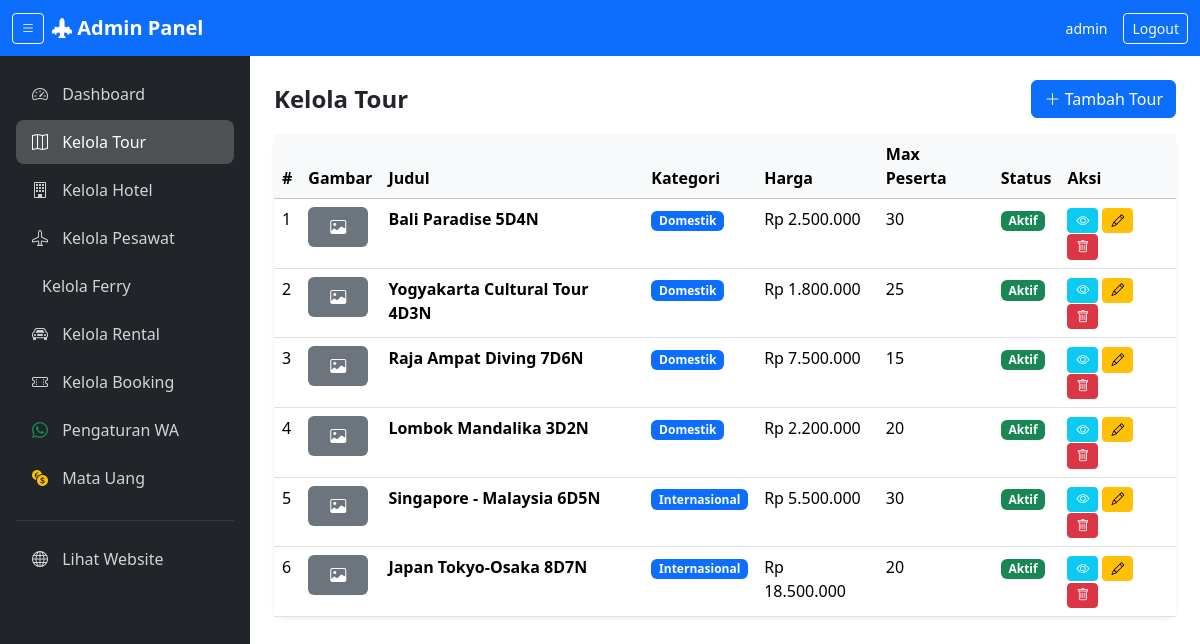
The app's page /admin/tours.php (signed in) with its own data.
### tables this page shows
CREATE TABLE IF NOT EXISTS tours (
    id INT AUTO_INCREMENT PRIMARY KEY,
    title VARCHAR(200) NOT NULL,
    slug VARCHAR(200) NOT NULL UNIQUE,
    category VARCHAR(100) NOT NULL,
    description TEXT,
    price DECIMAL(12,2) NOT NULL,
    price_currency VARCHAR(5) NOT NULL DEFAULT 'IDR',
    content_language VARCHAR(5) NOT NULL DEFAULT 'id',
    original_price DECIMAL(12,2) DEFAULT NULL,
    max_participants INT NOT NULL DEFAULT 20,
    rating DECIMAL(2,1) DEFAULT 4.8,
    total_reviews INT DEFAULT 0,
    cover_image VARCHAR(255) DEFAULT NULL,
    wiki_image VARCHAR(255) DEFAULT NULL,
    is_active TINYINT(1) NOT NULL DEFAULT 1,
    created_at TIMESTAMP DEFAULT CURRENT_TIMESTAMP,
    updated_at TIMESTAMP DEFAULT CURRENT_TIMESTAMP ON UPDATE CURRENT_TIMESTAMP
);

### includes/db.php (called while the page is built, shortened)
<?php
class Database {
    private static $instance = null;
    private $conn;
    private function __construct() {
        try {
            $dsn = "mysql:host=" . DB_HOST . ";dbname=" . DB_NAME . ";charset=utf8mb4";
            $this->conn = new PDO($dsn, DB_USER, DB_PASS);
            $this->conn->setAttribute(PDO::ATTR_ERRMODE, PDO::ERRMODE_EXCEPTION);
            $this->conn->setAttribute(PDO::ATTR_DEFAULT_FETCH_MODE, PDO::FETCH_ASSOC);
            $this->conn->setAttribute(PDO::ATTR_EMULATE_PREPARES, false);
        } catch (PDOException $e) {
            die("Koneksi database gagal: " . $e->getMessage());
        }
    }
    public static function getInstance() {
        if (self::$instance === null) {
            self::$instance = new self();
        }
        return self::$instance;
    }
    public function getConnection() {
        return $this->conn;
    }
}
function db() {
    return Database::getInstance()->getConnection();
}
?>

### includes/functions.php (called while the page is built, shortened)
<?php
function formatRupiah($angka) {
    return 'Rp ' . number_format($angka, 0, ',', '.');
}
function e($string) {
    return htmlspecialchars($string, ENT_QUOTES, 'UTF-8');
}
?>

### admin/tours.php (the view, shortened to what this page needs)
<?php
require_once '../includes/db.php';
require_once '../includes/functions.php';
$tours = db()->query("SELECT * FROM tours ORDER BY created_at DESC")->fetchAll();
require_once 'includes/admin-header.php';
?>
<div class="d-flex justify-content-between align-items-center mb-3">
    <h4 class="fw-bold mb-0">Kelola Tour</h4>
    <a href="tour-add.php" class="btn btn-primary"><i class="bi bi-plus-lg"></i> Tambah Tour</a>
</div>
<div class="card border-0 shadow-sm">
    <div class="card-body p-0">
        <div class="table-responsive">
            <table class="table table-hover mb-0 table-tour">
                <thead class="table-light">
                    <tr>
                        <th>#</th>
                        <th>Gambar</th>
                        <th>Judul</th>
                        <th>Kategori</th>
                        <th>Harga</th>
                        <th>Max Peserta</th>
                        <th>Status</th>
                        <th>Aksi</th>
                    </tr>
                </thead>
                <tbody>
                    <?php foreach ($tours as $t): ?>
                    <tr>
                        <td><?= $t['id'] ?></td>
                        <td>
                            <?php if ($t['cover_image']): ?>
                                <img src="../uploads/<?= e($t['cover_image']) ?>" alt="">
                            <?php else: ?>
                                <div class="bg-secondary rounded d-flex align-items-center justify-content-center text-white" style="width:60px;height:40px;"><i class="bi bi-image"></i></div>
                            <?php endif; ?>
                        </td>
                        <td><strong><?= e($t['title']) ?></strong></td>
                        <td><span class="badge bg-primary"><?= e($t['category']) ?></span></td>
                        <td><?= formatRupiah($t['price']) ?></td>
                        <td><?= $t['max_participants'] ?></td>
                        <td>
                            <span class="badge bg-<?= $t['is_active'] ? 'success' : 'secondary' ?>">
                                <?= $t['is_active'] ? 'Aktif' : 'Nonaktif' ?>
                            </span>
                        </td>
                        <td class="table-action">
                            <a href="../tour-detail.php?slug=<?= htmlspecialchars($t['slug']) ?>" target="_blank" class="btn btn-sm btn-info text-white" title="Lihat"><i class="bi bi-eye"></i></a>
                            <a href="tour-edit.php?id=<?= $t['id'] ?>" class="btn btn-sm btn-warning" title="Edit"><i class="bi bi-pencil"></i></a>
                            <a href="tours.php?delete=<?= $t['id'] ?>" class="btn btn-sm btn-danger" title="Hapus" onclick="return confirm('Yakin ingin menghapus tour ini?')"><i class="bi bi-trash"></i></a>
                        </td>
                    </tr>
                    <?php endforeach; ?>
                </tbody>
            </table>
        </div>
    </div>
</div>
<?php require_once 'includes/admin-footer.php'; ?>

### assets/css/style.css (style rules this page uses)
:root { --primary: #0d6efd; --primary-dark: #0b5ed7; --font-sans: system-ui, -apple-system, 'Segoe UI', Roboto, 'Helvetica Neue', sans-serif; --shadow-sm: 0 1px 3px rgba(0,0,0,0.06), 0 1px 2px rgba(0,0,0,0.04); --shadow-md: 0 4px 12px rgba(0,0,0,0.08), 0 2px 4px rgba(0,0,0,0.04); --shadow-lg: 0 8px 30px rgba(0,0,0,0.10), 0 4px 8px rgba(0,0,0,0.04); --shadow-hover: 0 12px 40px rgba(0,0,0,0.14), 0 6px 12px rgba(0,0,0,0.06); --radius-sm: 8px; --radius-md: 12px; --radius-lg: 16px; }
body { font-family: var(--font-sans); -webkit-font-smoothing: antialiased; -moz-osx-font-smoothing: grayscale; }
.card { border-radius: var(--radius-md) !important; }
.table-action .btn { padding: 2px 8px; font-size: 0.8rem; }

### records on screen
tours: id "1", title "Bali Paradise 5D4N", category "Domestik", price "Rp 2.500.000", max_participants "30", is_active "Aktif"
tours: id "2", title "Yogyakarta Cultural Tour 4D3N", category "Domestik", price "Rp 1.800.000", max_participants "25", is_active "Aktif"
tours: id "3", title "Raja Ampat Diving 7D6N", category "Domestik", price "Rp 7.500.000", max_participants "15", is_active "Aktif"
tours: id "4", title "Lombok Mandalika 3D2N", category "Domestik", price "Rp 2.200.000", max_participants "20", is_active "Aktif"
tours: id "5", title "Singapore - Malaysia 6D5N", category "Internasional", price "Rp 5.500.000", max_participants "30", is_active "Aktif"
tours: id "6", title "Japan Tokyo-Osaka 8D7N", category "Internasional", price "Rp 18.500.000", max_participants "20", is_active "Aktif"

### other values on screen
$_SESSION['admin_username'] "admin"
